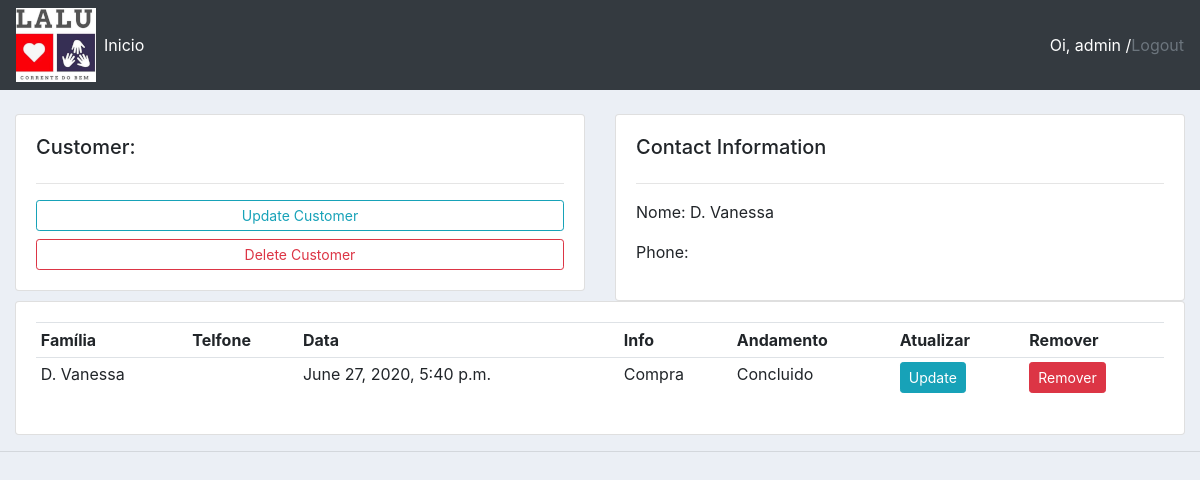
The page /customer/7/ (signed in) on the database its author committed.
### crm/models.py (models this page shows, shortened)
class Customer(models.Model):
    STATUS = (
        ('Pendente', 'Pendente'),
        ('Em Andamento', 'Em Andamento'),
        ('Concluido', 'Concluido'),
    )
    name = models.CharField(max_length=200, null=True)
    phone = models.CharField(max_length=15, null=True)
    date_created = models.DateTimeField(auto_now_add=True, null=True, blank=False)
    refer = models.CharField(max_length=20, null=True, blank=False)
    contact = models.CharField(max_length=20, null=True, blank=False)
    text = models.TextField(null=True, blank=False)
    status = models.CharField(max_length=200, null=True, choices=STATUS)

### crm/views.py (the view)
# urls.py: path('customer/<str:pk_test>/', views.customer, name="customer"),
@staff_member_required
def customer(request, pk_test):
    customer = Customer.objects.get(id=pk_test)
    context = {'customer': customer}
    return render(request, 'crm/customer.html', context)

### crm/templates/crm/customer.html
{%  extends 'crm/main.html' %}
{% block content %}
	<br>
<div class="row">
	<div class="col-md">
		<div class="card card-body">
			<h5>Customer:</h5>
			<hr>
			<a class="btn btn-outline-info  btn-sm btn-block" href="">Update Customer</a>
			<a class="btn btn-outline-danger  btn-sm btn-block" href="">Delete Customer</a>
		</div>
	</div>
	<div class="col-md">
		<div class="card card-body">
			<h5>Contact Information</h5>
			<hr>
			<p>Nome: {{customer.name}} </p>
			<p>Phone: {{customer.phone}} </p>
		</div>
	</div>
</div>
<div class="row">
	<div class="col-md">
		<div class="card card-body">
			<table class="table table-sm">
				<tr>
					<th>Família </th>
					<th>Telfone</th>
					<th>Data</th>
					<th>Info</th>
					<th>Andamento</th>
					<th>Atualizar</th>
					<th>Remover</th>
				</tr>
				<tr>
					<td>{{customer.name}}</td>
					<td>{{customer.phone}}</td>
					<td>{{customer.date_created}}</td>
					<td>{{customer.text}}</td>
					<td>{{customer.status}}</td>
					<td><a class="btn btn-sm btn-info" href="{% url 'update_customer' customer.id %}">Update</a> </td>
					<td><a class="btn btn-sm btn-danger" href="{% url 'delete_customer' customer.id %}">Remover</a> </td>
				</tr>
			</table>
		</div>
	</div>
</div>
{% endblock %}

### crm/templates/crm/navbar.html (shortened to what this page needs)
{% load static %}
<nav class="navbar navbar-expand-lg navbar-dark bg-dark">
  <img src="{% static 'imagens/logo.png' %}">
  <div class="collapse navbar-collapse" id="navbarNav">
    <ul class="navbar-nav">
      <li class="nav-item active">
        <a class="nav-link" href="{% url 'home' %}">Inicio</a>
      </li>
    </ul>
  </div>
  <span><a class="text-white "> Oi, {{request.user }} /  </a></span>
  <span><a  class="text-muted" href=" {% url 'logout' %}"> Logout</a></span>
</nav>

### static/css/main.css (style rules this page uses)
body { background-color: #ebeff5; }

### rows shown on the page
Customer: name "D. Vanessa", date_created "June 27, 2020, 5:40 p.m.", text "Compra", status "Concluido"

### other values the page prints
{{ request.user }} "admin"
